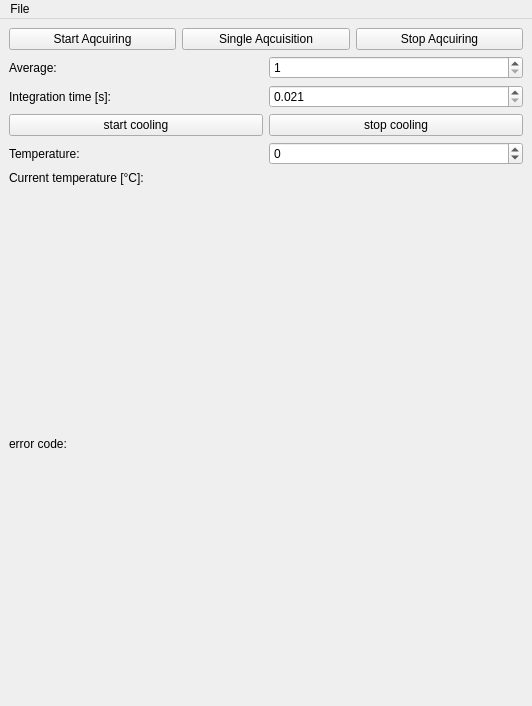
<?xml version="1.0" encoding="UTF-8"?>
<ui version="4.0">
 <class>MainWindow</class>
 <widget class="QMainWindow" name="MainWindow">
  <property name="geometry">
   <rect>
    <x>0</x>
    <y>0</y>
    <width>532</width>
    <height>706</height>
   </rect>
  </property>
  <property name="windowTitle">
   <string>AndorPyQT</string>
  </property>
  <widget class="QWidget" name="centralwidget">
   <layout class="QVBoxLayout" name="verticalLayout">
    <item>
     <layout class="QHBoxLayout" name="horizontalLayout_10">
      <item>
       <layout class="QVBoxLayout" name="verticalLayout_2">
        <item>
         <layout class="QVBoxLayout" name="verticalLayout_4">
          <item>
           <layout class="QHBoxLayout" name="horizontalLayout">
            <item>
             <widget class="QPushButton" name="start_btn">
              <property name="text">
               <string>Start Aqcuiring</string>
              </property>
             </widget>
            </item>
            <item>
             <widget class="QPushButton" name="singleAqc_btn">
              <property name="text">
               <string>Single Aqcuisition</string>
              </property>
             </widget>
            </item>
            <item>
             <widget class="QPushButton" name="stop_btn">
              <property name="enabled">
               <bool>true</bool>
              </property>
              <property name="text">
               <string>Stop Aqcuiring</string>
              </property>
             </widget>
            </item>
           </layout>
          </item>
          <item>
           <layout class="QHBoxLayout" name="horizontalLayout_8">
            <item>
             <widget class="QLabel" name="average_lbl">
              <property name="text">
               <string>Average:</string>
              </property>
             </widget>
            </item>
            <item>
             <widget class="QSpinBox" name="avg_ctrl">
              <property name="minimum">
               <number>1</number>
              </property>
              <property name="value">
               <number>1</number>
              </property>
             </widget>
            </item>
           </layout>
          </item>
          <item>
           <layout class="QHBoxLayout" name="horizontalLayout_5">
            <item>
             <widget class="QLabel" name="integrationtime_lbl">
              <property name="text">
               <string>Integration time [s]:</string>
              </property>
             </widget>
            </item>
            <item>
             <widget class="QDoubleSpinBox" name="integrationTime_ctrl">
              <property name="decimals">
               <number>3</number>
              </property>
              <property name="minimum">
               <double>0.021000000000000</double>
              </property>
              <property name="maximum">
               <double>1000.000000000000000</double>
              </property>
              <property name="singleStep">
               <double>0.001000000000000</double>
              </property>
             </widget>
            </item>
           </layout>
          </item>
         </layout>
        </item>
        <item>
         <layout class="QVBoxLayout" name="verticalLayout_3">
          <item>
           <layout class="QHBoxLayout" name="horizontalLayout_3">
            <item>
             <widget class="QPushButton" name="startCooling_btn">
              <property name="text">
               <string>start cooling</string>
              </property>
             </widget>
            </item>
            <item>
             <widget class="QPushButton" name="stopCooling_btn">
              <property name="text">
               <string>stop cooling</string>
              </property>
             </widget>
            </item>
           </layout>
          </item>
          <item>
           <layout class="QHBoxLayout" name="horizontalLayout_2">
            <item>
             <widget class="QLabel" name="temperature_lbl">
              <property name="text">
               <string>Temperature:</string>
              </property>
             </widget>
            </item>
            <item>
             <widget class="QSpinBox" name="temperature_ctrl">
              <property name="minimum">
               <number>-20</number>
              </property>
              <property name="maximum">
               <number>25</number>
              </property>
              <property name="value">
               <number>0</number>
              </property>
             </widget>
            </item>
           </layout>
          </item>
          <item>
           <layout class="QHBoxLayout" name="horizontalLayout_6">
            <item>
             <widget class="QLabel" name="temp_lbl">
              <property name="text">
               <string>Current temperature [°C]:</string>
              </property>
             </widget>
            </item>
            <item>
             <widget class="QLabel" name="currentTemp_lbl">
              <property name="text">
               <string/>
              </property>
             </widget>
            </item>
           </layout>
          </item>
         </layout>
        </item>
       </layout>
      </item>
      <item>
       <layout class="QVBoxLayout" name="drawLayout"/>
      </item>
     </layout>
    </item>
    <item>
     <layout class="QHBoxLayout" name="horizontalLayout_9">
      <item>
       <widget class="QLabel" name="label_3">
        <property name="text">
         <string>error code:</string>
        </property>
       </widget>
      </item>
      <item>
       <widget class="QLabel" name="errorcode_lbl">
        <property name="font">
         <font>
          <weight>75</weight>
          <bold>true</bold>
         </font>
        </property>
        <property name="text">
         <string/>
        </property>
       </widget>
      </item>
     </layout>
    </item>
   </layout>
  </widget>
  <widget class="QMenuBar" name="menuBar">
   <property name="geometry">
    <rect>
     <x>0</x>
     <y>0</y>
     <width>532</width>
     <height>21</height>
    </rect>
   </property>
   <widget class="QMenu" name="menuFile">
    <property name="title">
     <string>File</string>
    </property>
    <addaction name="actionSave"/>
   </widget>
   <addaction name="menuFile"/>
  </widget>
  <action name="actionSave">
   <property name="text">
    <string>Save</string>
   </property>
   <property name="shortcut">
    <string>Ctrl+S</string>
   </property>
  </action>
 </widget>
 <resources/>
 <connections/>
</ui>
